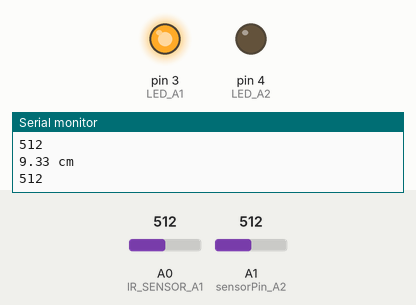
Simulated run of this sketch. Board: Arduino Uno, built with avr-gcc and run on an emulated ATmega328P. Shown: output pins drawn as LEDs (lit = HIGH), the last lines printed to the serial monitor. The inputs (shaded band) are chosen by the test bench; at power-on: A0 (IR_SENSOR_A1) = 512, A1 (sensorPin_A2) = 512.

Above: at 1.2 s.
1.3 s: A0 (IR_SENSOR_A1) set to 484
2.8 s: A0 (IR_SENSOR_A1) set to 456
At 3.7 s:
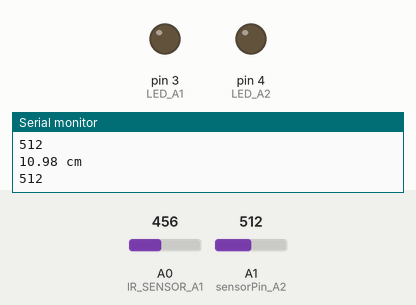
4.4 s: A1 (sensorPin_A2) set to 791
5.9 s: A1 (sensorPin_A2) set to 808
At 7.1 s:
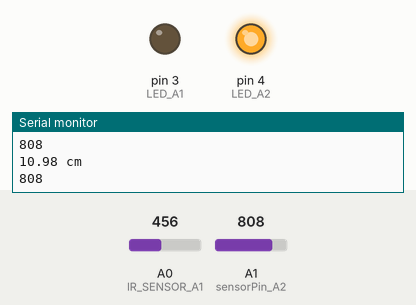
7.4 s: A0 (IR_SENSOR_A1) set to 511
At 8.7 s:
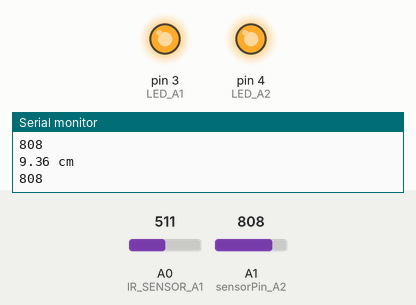
9.0 s: A0 (IR_SENSOR_A1) set to 306
At 10.2 s:
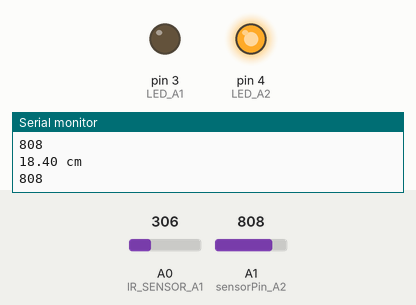
Timing chart, 0 to 11.5 s (numbered marks = the images above; inputs shaded):
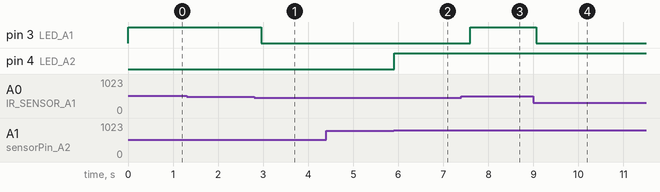

The sketch:

arduino1.ino
```cpp
// 적외선 거리센서 A1 + led 파랑
// 감지 센서 A2 + led 파랑
// 불꽃센서 A + led 빨강
#include <Wire.h>
#define SLAVE 1

char Aig = ' ';

int IR_SENSOR_A1 = 0; // Sensor is connected to the analog A0
int intSensorResult_A1 = 0; //Sensor result
float fltSensorCalc_A1 = 0; //Calculated value
int LED_A1 = 3;

int sensorPin_A2 = A1;    // select the input pin for the potentiometer
int LED_A2 = 4;      // select the pin for the LED
int sensorValue_A2 = 0;  // variable to store the value coming from the sensor

void setup()
{
  Wire.begin(1);
  Wire.onRequest(requestEvent);

  pinMode(LED_A1, OUTPUT);
  pinMode(LED_A2, OUTPUT);
  Serial.begin(9600);
}

void loop()
{
// read the value from the ir sensor

  intSensorResult_A1 = analogRead(IR_SENSOR_A1); //Get sensor value
  fltSensorCalc_A1 = (6787.0 / (intSensorResult_A1 - 3.0)) - 4.0; //Calculate distance in cm

  Serial.print(fltSensorCalc_A1); //Send distance to computer
  Serial.println(" cm"); //Add cm to result
  if(fltSensorCalc_A1<10.5)
    {
      digitalWrite(LED_A1, HIGH);
    }
    else
    {
      digitalWrite(LED_A1, LOW);
    }


  sensorValue_A2 = analogRead(sensorPin_A2);
    Serial.println(sensorValue_A2);
    delay(10);
    if(sensorValue_A2>800)
    {
      digitalWrite(LED_A2, HIGH);
    }
    else
      digitalWrite(LED_A2, LOW);

  if(fltSensorCalc_A1<10.5) {
    if(sensorValue_A2>800){
      Aig = 'E';
    }
    else{
      Aig = 'F';
    }
  }
  else {
    if(sensorValue_A2>800) {
      Aig = 'G';
    }
    else {
      Aig = 'H';
    }
  }

  delay(200); //Wait
}

void requestEvent() {
  Wire.write(Aig);
}
```

Measured:
- the behaviour switches between 472 and 471 on A0 (IR_SENSOR_A1) (found by bisection; images 0 and 1)
- the behaviour switches between 800 and 801 on A1 (sensorPin_A2) (found by bisection; images 1 and 2)
- after the input at 2.8 s, pin 3 (LED_A1): HIGH → LOW after 0.15 s
- after the input at 5.9 s, pin 4 (LED_A2): LOW → HIGH at once
- after the input at 7.4 s, pin 3 (LED_A1): LOW → HIGH after 0.19 s
- after the input at 9.0 s, pin 3 (LED_A1): HIGH → LOW after 0.07 s
